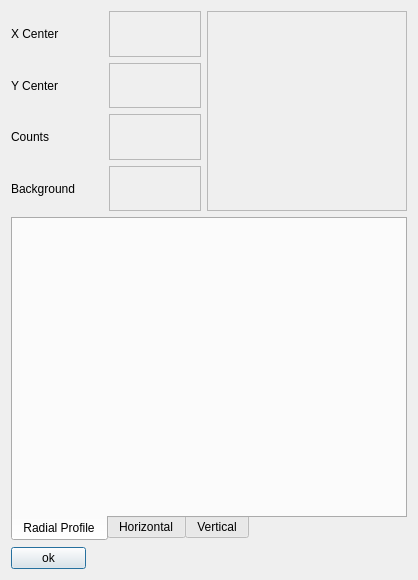
<?xml version="1.0" encoding="UTF-8"?>
<ui version="4.0">
 <class>Dialog</class>
 <widget class="QDialog" name="Dialog">
  <property name="geometry">
   <rect>
    <x>0</x>
    <y>0</y>
    <width>418</width>
    <height>580</height>
   </rect>
  </property>
  <property name="maximumSize">
   <size>
    <width>800</width>
    <height>580</height>
   </size>
  </property>
  <property name="windowTitle">
   <string>Details</string>
  </property>
  <property name="modal">
   <bool>false</bool>
  </property>
  <layout class="QVBoxLayout" name="verticalLayout">
   <item>
    <layout class="QHBoxLayout" name="horizontalLayout">
     <item>
      <layout class="QGridLayout" name="gridLayout">
       <item row="0" column="0">
        <widget class="QLabel" name="label">
         <property name="text">
          <string>X Center</string>
         </property>
        </widget>
       </item>
       <item row="0" column="1">
        <widget class="QLabel" name="xval">
         <property name="frameShape">
          <enum>QFrame::StyledPanel</enum>
         </property>
         <property name="frameShadow">
          <enum>QFrame::Sunken</enum>
         </property>
         <property name="text">
          <string/>
         </property>
        </widget>
       </item>
       <item row="1" column="0">
        <widget class="QLabel" name="label_3">
         <property name="text">
          <string>Y Center</string>
         </property>
        </widget>
       </item>
       <item row="2" column="0">
        <widget class="QLabel" name="label_5">
         <property name="text">
          <string>Counts</string>
         </property>
        </widget>
       </item>
       <item row="2" column="1">
        <widget class="QLabel" name="counts">
         <property name="frameShape">
          <enum>QFrame::StyledPanel</enum>
         </property>
         <property name="frameShadow">
          <enum>QFrame::Sunken</enum>
         </property>
         <property name="text">
          <string/>
         </property>
        </widget>
       </item>
       <item row="3" column="0">
        <widget class="QLabel" name="label_7">
         <property name="text">
          <string>Background</string>
         </property>
        </widget>
       </item>
       <item row="3" column="1">
        <widget class="QLabel" name="background">
         <property name="frameShape">
          <enum>QFrame::StyledPanel</enum>
         </property>
         <property name="frameShadow">
          <enum>QFrame::Sunken</enum>
         </property>
         <property name="text">
          <string/>
         </property>
        </widget>
       </item>
       <item row="1" column="1">
        <widget class="QLabel" name="yval">
         <property name="frameShape">
          <enum>QFrame::StyledPanel</enum>
         </property>
         <property name="frameShadow">
          <enum>QFrame::Sunken</enum>
         </property>
         <property name="text">
          <string/>
         </property>
        </widget>
       </item>
      </layout>
     </item>
     <item>
      <widget class="QFrame" name="qtframe">
       <property name="minimumSize">
        <size>
         <width>200</width>
         <height>200</height>
        </size>
       </property>
       <property name="maximumSize">
        <size>
         <width>200</width>
         <height>200</height>
        </size>
       </property>
       <property name="frameShape">
        <enum>QFrame::StyledPanel</enum>
       </property>
       <property name="frameShadow">
        <enum>QFrame::Raised</enum>
       </property>
       <widget class="MPL_Widget1" name="vis" native="true">
        <property name="geometry">
         <rect>
          <x>0</x>
          <y>0</y>
          <width>200</width>
          <height>200</height>
         </rect>
        </property>
        <property name="minimumSize">
         <size>
          <width>200</width>
          <height>200</height>
         </size>
        </property>
        <property name="maximumSize">
         <size>
          <width>200</width>
          <height>200</height>
         </size>
        </property>
       </widget>
      </widget>
     </item>
    </layout>
   </item>
   <item>
    <widget class="QTabWidget" name="tabWidget">
     <property name="tabPosition">
      <enum>QTabWidget::South</enum>
     </property>
     <property name="tabShape">
      <enum>QTabWidget::Rounded</enum>
     </property>
     <property name="currentIndex">
      <number>0</number>
     </property>
     <widget class="QWidget" name="tab_3">
      <attribute name="title">
       <string>Radial Profile</string>
      </attribute>
      <layout class="QVBoxLayout" name="verticalLayout_2">
       <item>
        <widget class="MPL_Widget" name="radprof" native="true">
         <property name="minimumSize">
          <size>
           <width>300</width>
           <height>0</height>
          </size>
         </property>
         <property name="maximumSize">
          <size>
           <width>16777215</width>
           <height>1677215</height>
          </size>
         </property>
        </widget>
       </item>
      </layout>
     </widget>
     <widget class="QWidget" name="tab_4">
      <attribute name="title">
       <string>Horizontal</string>
      </attribute>
      <layout class="QVBoxLayout" name="verticalLayout_3">
       <item>
        <widget class="MPL_Widget" name="horcut" native="true">
         <property name="minimumSize">
          <size>
           <width>300</width>
           <height>0</height>
          </size>
         </property>
         <property name="maximumSize">
          <size>
           <width>16777215</width>
           <height>1677215</height>
          </size>
         </property>
        </widget>
       </item>
      </layout>
     </widget>
     <widget class="QWidget" name="tab_5">
      <attribute name="title">
       <string>Vertical</string>
      </attribute>
      <layout class="QVBoxLayout" name="verticalLayout_4">
       <item>
        <widget class="MPL_Widget" name="vertcut" native="true">
         <property name="minimumSize">
          <size>
           <width>300</width>
           <height>0</height>
          </size>
         </property>
         <property name="maximumSize">
          <size>
           <width>16777215</width>
           <height>1677215</height>
          </size>
         </property>
        </widget>
       </item>
      </layout>
     </widget>
    </widget>
   </item>
   <item>
    <widget class="QPushButton" name="okbutton">
     <property name="maximumSize">
      <size>
       <width>75</width>
       <height>16777215</height>
      </size>
     </property>
     <property name="text">
      <string>ok</string>
     </property>
    </widget>
   </item>
  </layout>
 </widget>
 <customwidgets>
  <customwidget>
   <class>MPL_Widget</class>
   <extends>QWidget</extends>
   <header>mpl_pyqt4_widget</header>
   <container>1</container>
  </customwidget>
  <customwidget>
   <class>MPL_Widget1</class>
   <extends>QWidget</extends>
   <header>mpl_pyqt4_widget_new</header>
   <container>1</container>
  </customwidget>
 </customwidgets>
 <resources/>
 <connections/>
</ui>
